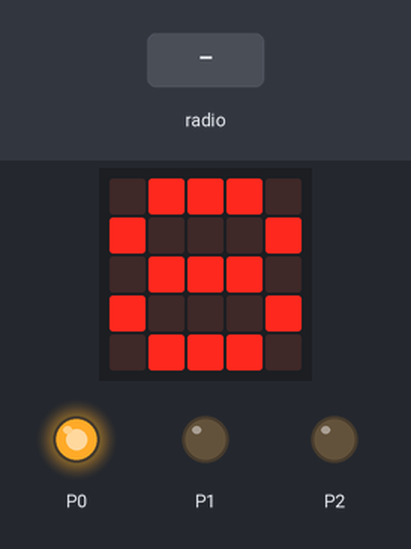
A program run on a simulated BBC micro:bit (MakeCode). Shown: the board's 5×5 LED display, output pins drawn as LEDs (lit = HIGH). The test bench sets the inputs (shaded band). The 48×5 strip is a reading aid, not a part: it shows the text the display is scrolling, unrolled, one strip-width of it at a time.

Above: at 1.2 s.
1.3 s: radio message "4" arrives
At 1.7 s:
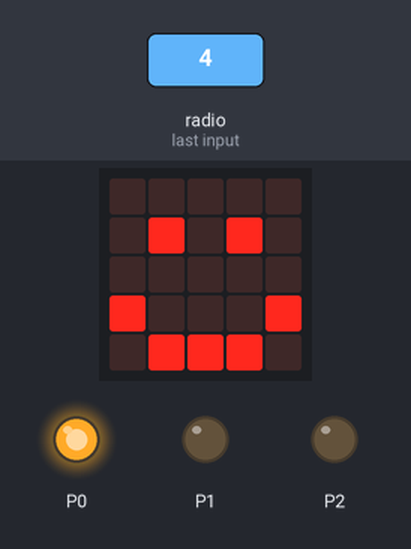
At 13.4 s:
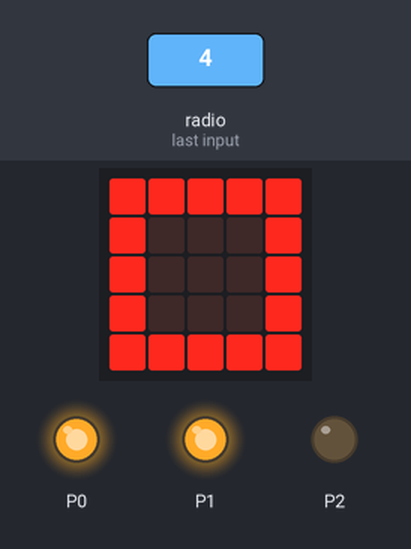
Timing chart, 0 to 16.0 s (numbered marks = the images above; inputs shaded):
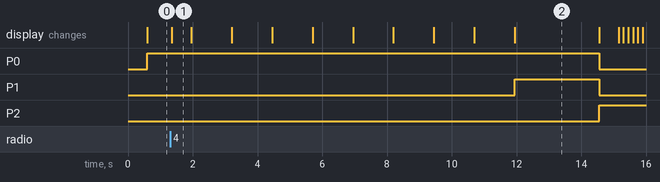

The program:

main.ts
```typescript
enum RadioMessage {
    message1 = 49434
}
radio.onReceivedNumber(function (receivedNumber) {
    if (receivedNumber == 4) {
        getValue = 1
    }
    basic.showIcon(IconNames.Happy)
    basic.pause(25000)
    getValue = 0
})
let getValue = 0
radio.setGroup(50)
basic.forever(function () {
    basic.showIcon(IconNames.No)
    pins.digitalWritePin(DigitalPin.P0, 1)
    pins.digitalWritePin(DigitalPin.P1, 0)
    pins.digitalWritePin(DigitalPin.P2, 0)
    basic.showNumber(8)
    basic.pause(500)
    basic.showNumber(7)
    basic.pause(500)
    basic.showNumber(6)
    basic.pause(500)
    basic.showNumber(5)
    basic.pause(500)
    basic.showNumber(4)
    basic.pause(500)
    basic.showNumber(3)
    basic.pause(500)
    basic.showNumber(2)
    basic.pause(500)
    basic.showNumber(1)
    basic.pause(500)
    basic.showNumber(0)
    basic.pause(500)
    pins.digitalWritePin(DigitalPin.P1, 1)
    basic.showIcon(IconNames.Square)
    basic.pause(2000)
    if (getValue == 1) {
        pins.digitalWritePin(DigitalPin.P0, 0)
        pins.digitalWritePin(DigitalPin.P1, 0)
        pins.digitalWritePin(DigitalPin.P2, 1)
        basic.showIcon(IconNames.Yes)
        basic.showNumber(10)
        basic.pause(500)
        basic.showNumber(9)
        basic.pause(500)
        basic.showNumber(8)
        basic.pause(500)
        basic.showNumber(7)
        basic.pause(500)
        basic.showNumber(6)
        basic.pause(500)
        basic.showNumber(5)
        basic.pause(500)
        basic.showNumber(4)
        basic.pause(500)
        basic.showNumber(3)
        basic.pause(500)
        basic.showNumber(2)
        basic.pause(500)
        basic.showNumber(1)
        basic.pause(500)
        basic.showNumber(0)
        basic.pause(500)
        basic.showIcon(IconNames.Square)
        pins.digitalWritePin(DigitalPin.P1, 1)
        pins.digitalWritePin(DigitalPin.P2, 0)
        basic.pause(2000)
    } else {
        pins.digitalWritePin(DigitalPin.P0, 0)
        pins.digitalWritePin(DigitalPin.P1, 0)
        pins.digitalWritePin(DigitalPin.P2, 1)
        basic.showIcon(IconNames.Yes)
        basic.showNumber(3)
        basic.pause(500)
        basic.showNumber(2)
        basic.pause(500)
        basic.showNumber(1)
        basic.pause(500)
        basic.showNumber(0)
        basic.pause(500)
        basic.showIcon(IconNames.Square)
        pins.digitalWritePin(DigitalPin.P1, 1)
        pins.digitalWritePin(DigitalPin.P2, 0)
        basic.pause(2000)
    }
})
```

test.ts
```typescript
// aquí va el archivo "tests"; esto no se compilará cuando este paquete se utilice como una extensión.
```

Measured:
- after the input at 1.3 s, the display: changes after 0.05 s (image 1)
- what the display in image 1 shows lasts 0.6 s, from 1.4 s to 2.0 s
